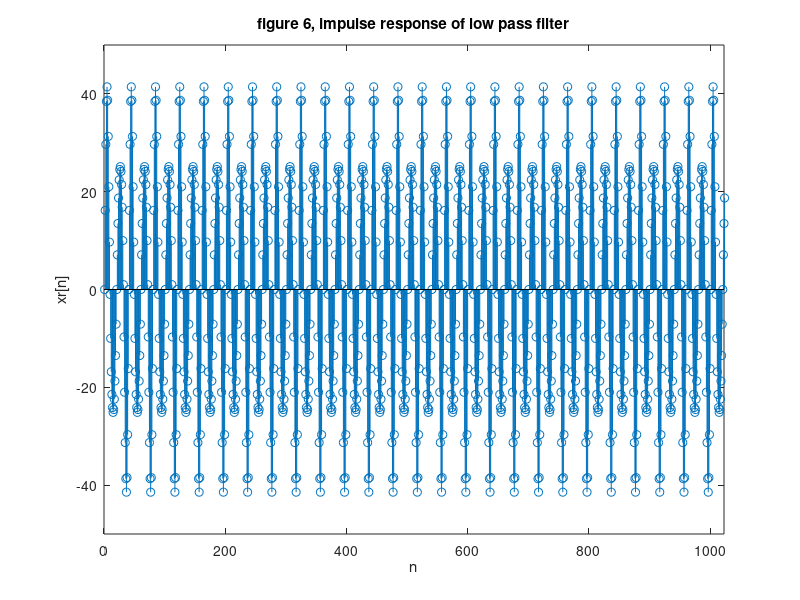
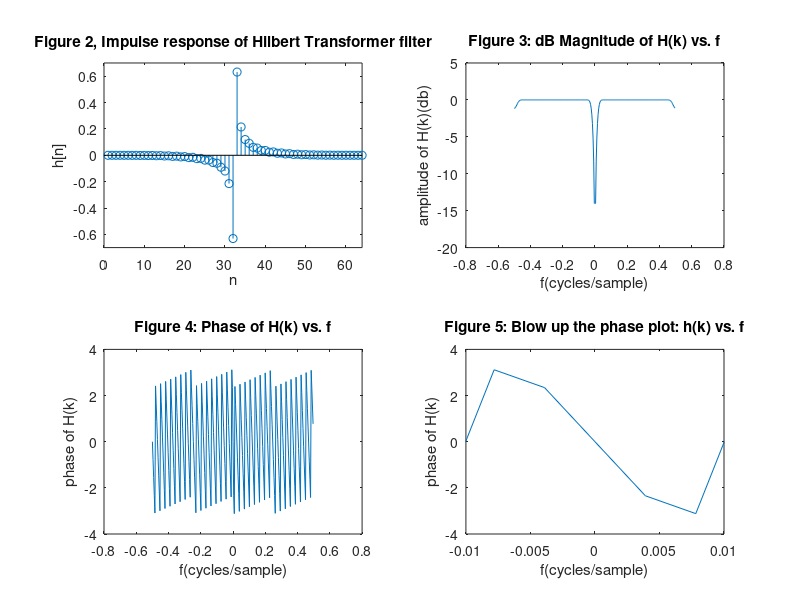
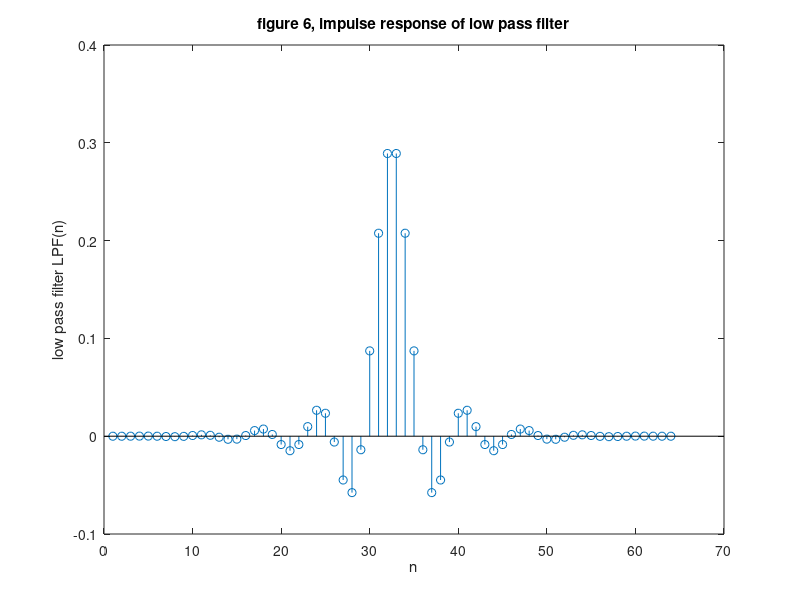
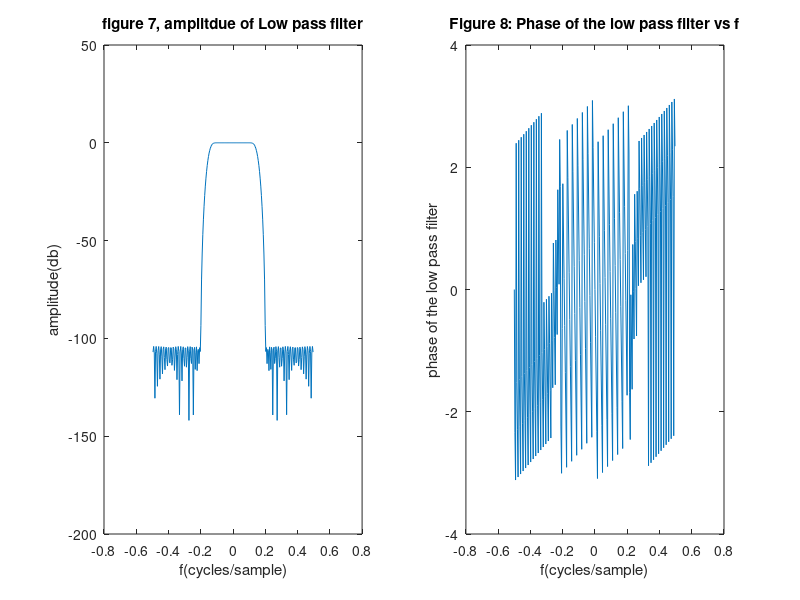

The MATLAB source for these figures, in order:
close all;
clear;
%% A. Implement the block diagram shown below (Figure 12.11a in [1]) and 
% demonstrate the successful generation of both upper and lower single 
%sideband signals.
f1 = 0.05;
f2 = 0.075;
f3 = 0.1;   
fc = 0.25;  % carrier frequency

r1 = f1 * 2 * pi;
r2 = f2 * 2 * pi;
r3 = f3 * 2 * pi;

n = 0 : 1023;
% R = 20Log10(A1/A2)
A1 = 10 * sqrt(10) ;    % power seperate by 10db 
A2 = 10;
A3 = sqrt(10);

x_r = A1 * sin(r1 * n) + A2 * sin(r2 * n) + A3 * sin(r3 * n);
tosave = figure;
stem(x_r);

axis([0,1023, -50, 50]);
title('figure 6, impulse response of low pass filter');
xlabel('n');
ylabel('xr[n]');
saveas(tosave, 'Figure1_test.jpg');
%% 64-point FIR Hilbert transformer
N = 64;
h = firpm(N-1,[0.1 0.9],[1 1],'hilbert');
tosave = figure;
subplot(2,2,1);
stem(h);
title('Figure 2, Impulse response of Hilbert Transformer filter')
ylabel('h[n]');
xlabel('n');
axis([0, 64, -0.7 0.7]);

NFFT = 256;
hk=fftshift(fft(h,NFFT));
k = 0:NFFT-1;
f=1/length(hk)*k - 0.5;
db = 20*log10(abs(hk));

subplot(2,2,2);
plot(f,db);                  %find the amplitude of H(k)
title('Figure 3: dB Magnitude of H(k) vs. f');
ylabel('amplitude of H(k)(db)');
xlabel('f(cycles/sample)');
               
subplot(2,2,3);
plot(f, angle(hk));                         %find the phase of H(k)
title('Figure 4: Phase of H(k) vs. f');
ylabel('phase of H(k)');
xlabel('f(cycles/sample)');

subplot(2,2,4);
plot(f, angle(hk));
axis([-0.01 0.01 -4 4]);
title('Figure 5: Blow up the phase plot: h(k) vs. f');
ylabel('phase of H(k)');
xlabel('f(cycles/sample)');
saveas(tosave, 'Figure2_3_4_5_test.jpg');
%% Part C
freq_band = [0, 0.2, 0.4, 1];
LPF = firpm(N-1, freq_band, [1 ,1, 0, 0]);
tosave = figure;
stem(LPF);
title('figure 6, impulse response of low pass filter');
xlabel('n')
ylabel('low pass filter LPF(n)')
saveas(tosave, 'figure6_test.jpg');

%convert to frequency domain
lpf_freq = fftshift(fft(LPF, NFFT));
p = 0 : NFFT - 1;
freq = (1/length(lpf_freq) * p) - 0.5;
tosave = figure;
subplot(1,2,1);
plot(freq, 20 * log10(abs(lpf_freq)));
title('figure 7, amplitdue of Low pass filter');
xlabel('f(cycles/sample)');
ylabel('amplitude(db)');

subplot(1,2,2);
plot(freq, angle(lpf_freq));          
title('Figure 8: Phase of the low pass filter vs f');
ylabel('phase of the low pass filter');
xlabel('f(cycles/sample)');
saveas(tosave, 'Figure7_8_test.jpg');

%% lower path
x_in_origin = filter(h,1,x_r);
window = window('hamming', NFFT);
x_in = x_in_origin(N + 1 : N + NFFT).* window'; 
% tosave = figure;
% stem(x_in);
% ylabel('xi[n]')
% xlabel('n')
% axis([0, 256, -60, 60]);
% title('Figure 9, Plot of xi[n]')
% saveas(tosave, 'Figure9.jpg');

% Generating sin wc n
wc = fc * 2 * pi; %convert frequncy to radians per sample
sinwc = sin(wc * n);

% lower part signal
lower_original = x_in_origin.*sinwc;   %Multiply xi[n] with sin(wc*n);
lower  = lower_original(N + 1 : N + NFFT) .* window'; %use window for extracted signal
    
% upperpath signal flow:
% xr'[n] multiply with cos(wc*n)
xr_n_origin = filter(LPF,1,x_r);              %compute the xr'[n] signal
xr_n = xr_n_origin(N + 1:N + NFFT) .* window'; % extract the signal        
coswc = cos(wc*n);          

upper_original = xr_n_origin.* coswc;                %Multiply xr'[n] with cos(wc*n);
upper = upper_original(N + 1:N + NFFT).*window';     %extract the lower part

%Calculate the usb[n] and lsb[n]
usb_original = upper_original-lower_original;     %usb computation
usb = usb_original(N + 1:N + NFFT).*window';

lsb_original = upper_original+lower_original;     %usb computation
lsb = lsb_original(N + 1:N + NFFT).*window';

%x[n] and s[n]
x_origin = xr_n_origin+ 1i*x_in_origin;
x = x_origin(N + 1:N + NFFT).*window';

s_origin = x_origin.*exp(1i*wc*n);
s = s_origin(N + 1:N + NFFT).*window';

%% Part D: Start plotting
% x_r_[n]
x_r = x_r(N + 1:N + NFFT);
x_r = x_r.*window';
tosave = figure;
plot(f,20*log10(abs(fftshift(fft(x_r,NFFT)))));                    %find the amplitude of XR(k)
title('Figure 10: dB Magnitude of FFT xr(n) vs. f');
ylabel('amplitude of XR[k]');
xlabel('cycles/sample');
saveas(tosave, 'Figure10_test.jpg');

% xr[n],
XR_P = fftshift(fft(xr_n,NFFT));
tosave = figure;
plot(f,20*log10(abs(XR_P)));              %find the amplitude of XR_PRIME(k)
title('Figure 11: dB Magnitude of FFT xr_p_r_i_m_e(n) vs. f');
ylabel('amplitude of XR_Prime(k)');
xlabel('cycles/sample');
saveas(tosave, 'Figure11_test.jpg');

%xi[n]
k=0: NFFT - 1;
f=1/NFFT*k-0.5;
tosave = figure;
plot(f,20*log10(abs(fftshift(fft(x_in,NFFT)))));                    %find the amplitude of XR(k)
title('Figure 10: dB Magnitude of FFT xi[n] vs. f');
ylabel('amplitude of XI[k]');
xlabel('cycles/sample');
saveas(tosave, 'Figure12_test.jpg');

%xr'(n) * cos(2*pi*fcn)
upper_FFT = fftshift(fft(upper,NFFT));
f=1/length(upper)*k-0.5;
to_save = figure;
subplot(2,2,1);
plot(f,20*log10(abs(upper_FFT)));           %find the amplitude of UPPERSIGNAL(k)
title('Figure 13: dB Magnitude of FFT xr_p_r_i_m_e[n]*cos(wc*n) vs. f');
ylabel('Amplitude of FFT xr_p_r_i_m_e[n]*cos(wc*n)');
xlabel('f(cycles/sample)');

% xi(n) * sin (2 * pi * fc * n)
lower_FFT = fftshift(fft(lower,NFFT));
f=1/length(lower)*k-0.5;
subplot(2,2,2);
plot(f,20*log10(abs(lower_FFT)));           %find the amplitude of UPPERSIGNAL(k)
title('Figure 14: dB Magnitude of FFT xi(n)*sin(wc*n)) vs. f');
ylabel('amplitude of FFT xi(n)*sin(wc*n))');
xlabel('f(cycles/sample)');

%sr(n) usb
USB = fftshift(fft(usb,NFFT));
subplot(2,2,3);
plot(f,20*log10(abs(USB)));                    %find the amplitude of USB(k)
title('Figure 15: dB Magnitude of USB(k) vs. f');
ylabel('Amplitude of USB(k)');
xlabel('f(cycles/sample)');

% sr(n) lsb                    
LSB = fftshift(fft(lsb,NFFT));
subplot(2,2,4);
plot(f,20*log10(abs(LSB)));                    %find the amplitude of LSB(k)
title('Figure 16: dB Magnitude of LSB(k) vs. f');
ylabel('Amplitude of LSB(k)');
xlabel('f(cycles/sample)');

saveas(tosave, 'Figure13_14_15_16_test.jpg');

% fft xn                      
fft_x = fftshift(fft(x,NFFT));
tosave = figure;
subplot(1,2,1);
plot(f,20*log10(abs(fft_x)));                   
title('Figure 17: dB Magnitude of X(k) vs. f');
ylabel('Amplitude of X(k)');
xlabel('f(cycles/sample)');

% fft sn                      
fft_s = fftshift(fft(s,NFFT));
subplot(1,2,2);
plot(f,20*log10(abs(fft_s)));                   
title('Figure 18: dB Magnitude of S(k) vs. f');
ylabel('Amplitude of S(k)');
xlabel('f(cycles/sample)');
saveas(tosave, 'figure17_18_test.jpg');